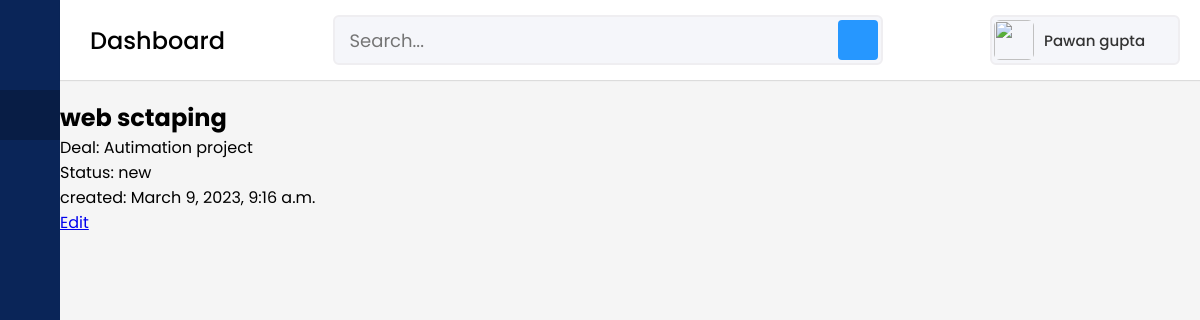
Before: /tasks/3/ with the older database file.
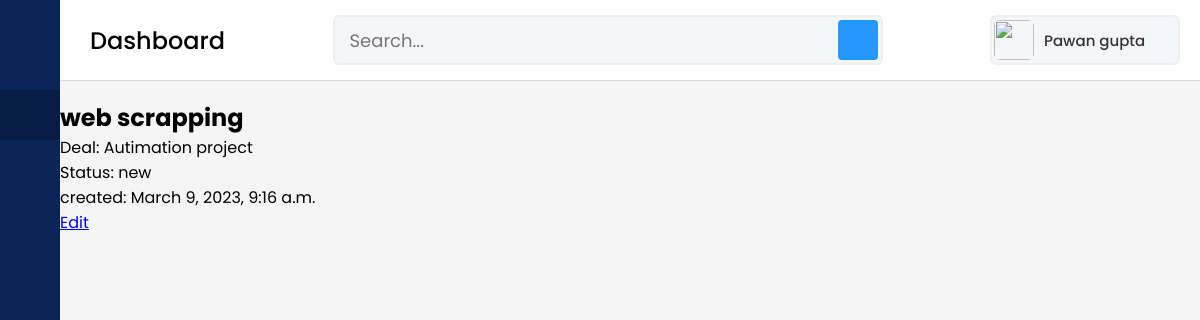
After: the same page with the newer database file.
### base/models.py (models this page shows, shortened)
class Task(models.Model):
    title = models.CharField(max_length=200)
    deal = models.ForeignKey(Deal, on_delete=models.CASCADE,null=True,blank=True)
    contact = models.ForeignKey(Contact, on_delete=models.CASCADE,null=True, blank=True)
    status = models.CharField(max_length=100, choices=[
        ('new', 'New'),
        ('in progress', 'In Progress'),
        ('completed', 'Completed'),
        ('deferred', 'Deferred'),
    ],null=True)
    due_date = models.DateField(null=True, blank=True)
    completed = models.BooleanField(default=False)
    created_at = models.DateTimeField(auto_now_add=True)
    updated_at = models.DateTimeField(auto_now=True)

class Deal(models.Model):
    title = models.CharField(max_length=100)
    company = models.ForeignKey(Company, on_delete=models.CASCADE,null=True)
    amount = models.DecimalField(max_digits=10, decimal_places=2,default=000)
    status = models.CharField(max_length=100, choices=[
        ('new', 'New'),
        ('in progress', 'In Progress'),
        ('won', 'Won'),
        ('lost', 'Lost'),
    ],null=True)
    created_at = models.DateTimeField(auto_now_add=True)
    updated_at = models.DateTimeField(auto_now=True)
    def __str__(self):
        return self.title

### base/views.py (the view)
# urls.py: path('tasks/<int:pk>/', views.task_detail, name='task_detail'),
def task_detail(request,pk):
    task = Task.objects.get(pk=pk)
    context = {"task":task}
    return render(request,"base/task_detail.html",context)

### base/templates/base/task_detail.html
{% extends "base/main.html"%}
{%load static %}
{% block content %}
<br>
<br>
<br>
<br>
<h1>{{ task.title }}</h1>
<p>Deal: {{ task.deal }}</p>
<p>Status: {{ task.status }}</p>
<p>created: {{ task.created_at }}</p>
<a href="{% url 'task_edit' task.pk %}">Edit</a>
{% endblock %}

Changed rows visible on the page:
changed Task "new": title "web sctaping" → "web scrapping"
